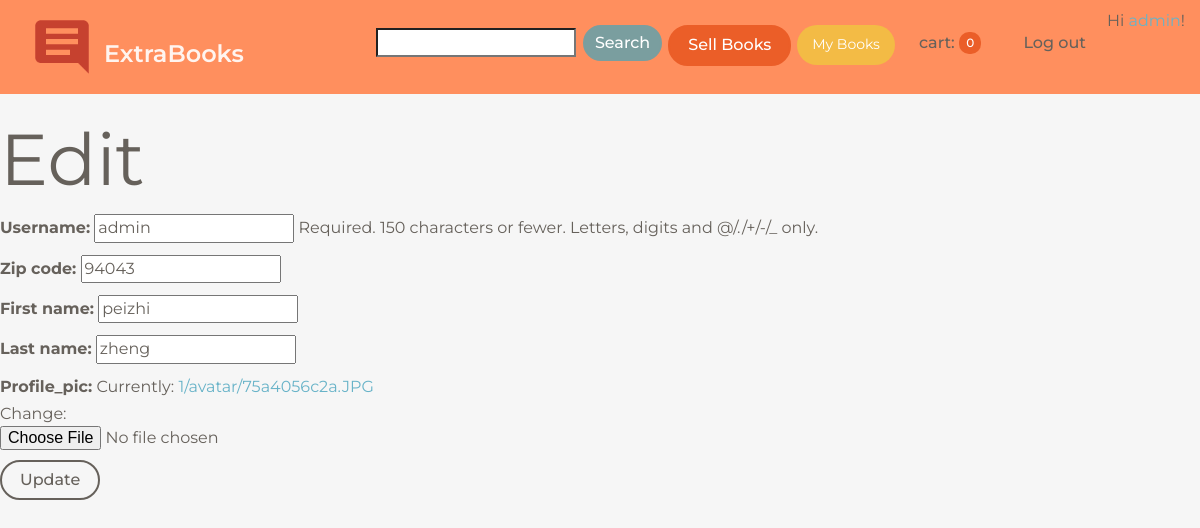
/users/admin/editing (signed in), run on the app's committed database.
### users/models.py (models this page shows, shortened)
class CustomUser(AbstractUser):
    zip_code = models.CharField( max_length=5, blank = False)
    avatar = models.ImageField(upload_to = user_directory_path,
                                verbose_name= 'profile_pic',
                                default = 'None/no-img.jpg')
    slug = models.SlugField(unique=True)
    def __str__(self) -> str:
        return self.username

### users/views.py (the view)
# urls.py: path('<slug>/editing', EditProfileView.as_view(), name= 'settings'),
class EditProfileView(LoginRequiredMixin,UserPassesTestMixin,UpdateView):
    model = CustomUser
    fields = ['username', 'zip_code', 'first_name','last_name', 'avatar', ]
    template_name = 'settings.html'
    login_url = 'login'
    def test_func(self):
        obj = self.get_object()
        print(obj)
        return  obj == self.request.user

### cart/cart.py (called while the page is built)
    def __len__(self):
        return len(self.cart.values())

### cart/context_processors.py (called while the page is built)
def cart(request):
    return {'cart':Cart(request)}

### templates/settings.html
{% extends 'base.html' %}
{% block content%}
	<h1> Edit </h1>
	<form action="" method="post" enctype="multipart/form-data">{% csrf_token %}
		{{ form.as_p }}
		<button class = "btn" type = "submit" >Update</button>
	</form>
{% endblock content%}

### assets/css/books.css (style rules this page uses)
html { position: relative; min-height: 100%; }
body { background-color: #f6f6f6; margin-bottom: 70px; }

### data on the page
CustomUser: username "admin", zip_code "94043", first_name "peizhi", last_name "zheng"

### other printed values
{{ cart|length }} "0"
